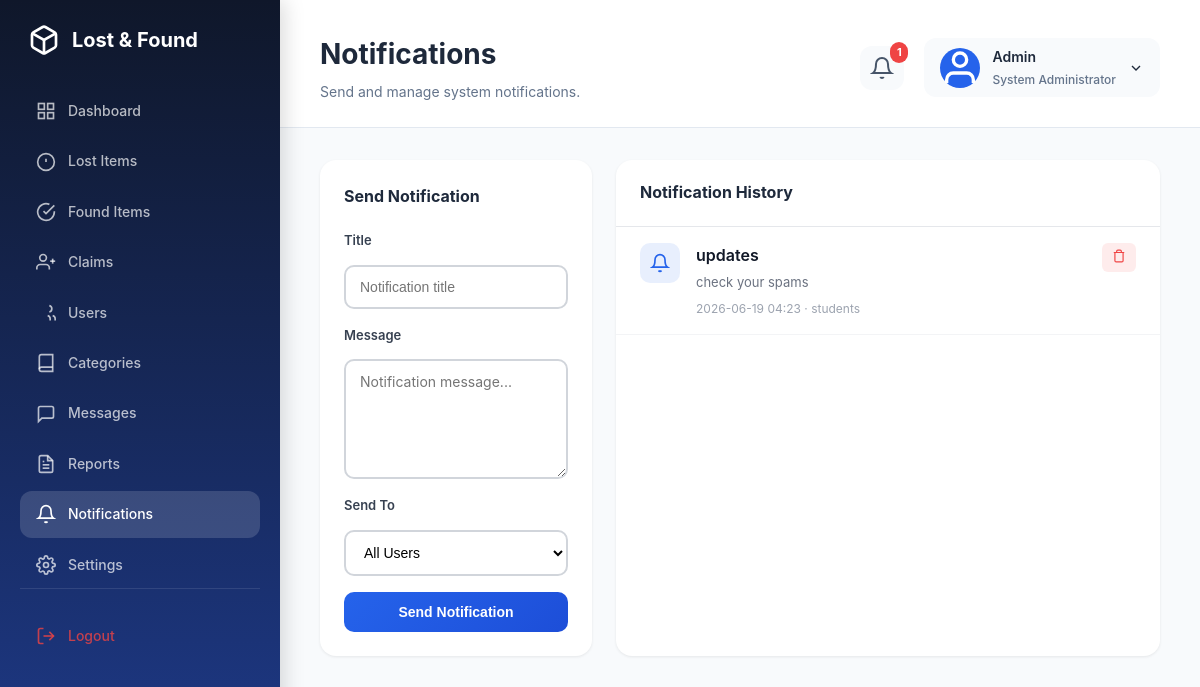
Screenshot of /admin/notifications (signed in) with the database file from the repository.
### tables this page shows
CREATE TABLE notifications (
            id INTEGER PRIMARY KEY AUTOINCREMENT,
            title TEXT NOT NULL,
            message TEXT NOT NULL,
            target TEXT DEFAULT 'all',
            created_at TIMESTAMP DEFAULT CURRENT_TIMESTAMP
        );

### app.py (the view, shortened to what this page needs)
@app.route('/admin/notifications', methods=['GET', 'POST'])
@admin_required
def admin_notifications():
    conn = get_db_connection()
    notifications = conn.execute('SELECT * FROM notifications ORDER BY created_at DESC').fetchall()
    conn.close()
    return render_template('admin/notifications.html', notifications=notifications)

### app.py (called while the page is built, shortened)
@app.context_processor
def inject_unread_messages():
    unread_messages = 0
    if 'user_id' in session:
        conn = get_db_connection()
        if session.get('role') == 'Admin':
            unread_messages = conn.execute('''
                SELECT COUNT(*) as count FROM messages
                WHERE receiver_id = ? AND is_read = 0
            ''', (session['user_id'],)).fetchone()['count']
        conn.close()
    return dict(unread_messages=unread_messages)

def get_db_connection():
    conn = sqlite3.connect('database/lostfound.db')
    conn.row_factory = sqlite3.Row
    return conn

def admin_required(f):
    @wraps(f)
    def decorated_function(*args, **kwargs):
        if 'user_id' not in session:
            return redirect(url_for('login'))
        if session.get('role') != 'Admin':
            flash('Access denied. Admin only.', 'error')
            return redirect(url_for('index'))
        return f(*args, **kwargs)
    return decorated_function

### templates/admin/notifications.html (shortened to what this page needs)
{% extends "admin/base.html" %}
{% block page_title %}Notifications{% endblock %}
{% block welcome_message %}Send and manage system notifications.{% endblock %}
{% block content %}
<div style="display:grid;grid-template-columns:1fr 2fr;gap:24px;">
    <div style="background:white;border-radius:16px;box-shadow:0 1px 3px rgba(0,0,0,0.08);padding:24px;height:fit-content;">
        <h3 style="margin:0 0 20px 0;font-size:16px;font-weight:700;">Send Notification</h3>
        <form method="POST" action="{{ url_for('admin_notifications') }}" style="display:flex;flex-direction:column;gap:16px;">
            <div style="display:flex;flex-direction:column;gap:6px;">
                <label style="font-size:13px;font-weight:600;color:#374151;">Title</label>
                <input type="text" name="title" required placeholder="Notification title" style="padding:12px 14px;border:2px solid #D1D5DB;border-radius:10px;font-size:14px;outline:none;" onfocus="this.style.borderColor='#2563EB'" onblur="this.style.borderColor='#D1D5DB'">
            </div>
            <div style="display:flex;flex-direction:column;gap:6px;">
                <label style="font-size:13px;font-weight:600;color:#374151;">Message</label>
                <textarea name="message" rows="4" required placeholder="Notification message..." style="padding:12px 14px;border:2px solid #D1D5DB;border-radius:10px;font-size:14px;outline:none;resize:vertical;font-family:inherit;" onfocus="this.style.borderColor='#2563EB'" onblur="this.style.borderColor='#D1D5DB'"></textarea>
            </div>
            <div style="display:flex;flex-direction:column;gap:6px;">
                <label style="font-size:13px;font-weight:600;color:#374151;">Send To</label>
                <select name="target" style="padding:12px 14px;border:2px solid #D1D5DB;border-radius:10px;font-size:14px;outline:none;">
                    <option value="all">All Users</option>
                </select>
            </div>
            <button type="submit" style="padding:12px 20px;background:linear-gradient(135deg,#2563EB,#1D4ED8);color:white;border:none;border-radius:10px;font-size:14px;font-weight:600;cursor:pointer;">Send Notification</button>
        </form>
    </div>
    <div style="background:white;border-radius:16px;box-shadow:0 1px 3px rgba(0,0,0,0.08);overflow:hidden;">
        <div style="padding:20px 24px;border-bottom:1px solid #E5E7EB;">
            <h3 style="margin:0;font-size:16px;font-weight:700;">Notification History</h3>
        </div>
        {% if notifications %}
            {% for notif in notifications %}
            <div style="padding:16px 24px;border-bottom:1px solid #F3F4F6;display:flex;gap:16px;align-items:flex-start;">
                <div style="width:40px;height:40px;border-radius:10px;background:rgba(37,99,235,0.1);display:flex;align-items:center;justify-content:center;flex-shrink:0;">
                    <svg width="20" height="20" viewBox="0 0 24 24" fill="none" stroke="#2563EB" stroke-width="2"><path d="M18 8A6 6 0 0 0 6 8c0 7-3 9-3 9h18s-3-2-3-9"/><path d="M13.73 21a2 2 0 0 1-3.46 0"/></svg>
                </div>
                <div style="flex:1;">
                    <div style="font-weight:600;color:#111827;">{{ notif.title }}</div>
                    <div style="font-size:13px;color:#6B7280;margin-top:4px;">{{ notif.message }}</div>
                    <div style="font-size:12px;color:#9CA3AF;margin-top:6px;">{{ notif.created_at[:16] if notif.created_at else '' }} &middot; {{ notif.target }}</div>
                </div>
                <form method="POST" action="{{ url_for('admin_notification_delete', notification_id=notif.id) }}">
                    <button type="submit" style="padding:6px 10px;background:rgba(239,68,68,0.1);color:#EF4444;border:none;border-radius:6px;font-size:12px;cursor:pointer;">
                        <svg width="14" height="14" viewBox="0 0 24 24" fill="none" stroke="currentColor" stroke-width="2"><polyline points="3 6 5 6 21 6"/><path d="M19 6v14a2 2 0 0 1-2 2H7a2 2 0 0 1-2-2V6m3 0V4a2 2 0 0 1 2-2h4a2 2 0 0 1 2 2v2"/></svg>
                    </button>
                </form>
            </div>
            {% endfor %}
        {% else %}
            <div style="padding:40px;text-align:center;color:#9CA3AF;">No notifications sent yet.</div>
        {% endif %}
    </div>
</div>
{% endblock %}

### static/css/style.css (style rules this page uses)
* { margin:0; padding:0; box-sizing:border-box; }
:root { --primary:#2563eb; --primary-deep:#1d4ed8; --primary-light:#3b82f6; --secondary:#10b981; --secondary-deep:#059669; --accent:#f59e0b; --danger:#ef4444; --navy:#111827; --surface:#ffffff; --surface-soft:#f8fbff; --surface-alt:#f1f5f9; --border:#e2e8f0; --border-light:#dbeafe; --text-primary:#1e293b; --text-secondary:#64748b; --text-muted:#94a3b8; --shadow-sm:0 1px 2px rgba(0,0,0,0.05); --shadow-md:0 4px 6px rgba(0,0,0,0.07); --shadow-lg:0 10px 15px rgba(0,0,0,0.1); --shadow-xl:0 20px 25px rgba(0,0,0,0.15); --radius-sm:8px; --radius-md:12px; --radius-lg:16px; --radius-xl:20px; }
body { font-family: 'Segoe UI', -apple-system, BlinkMacSystemFont, Arial, sans-serif; background: radial-gradient(circle at top, rgba(148,163,184,0.12), transparent 25%), linear-gradient(135deg, #f8fbff 0%, #edf4ff 45%, #fdfefe 100%); color:var(--text-primary); line-height:1.6; min-height:100vh; }
label { display:block; font-weight:600; margin-bottom:8px; color:var(--text-primary); }
input, select, textarea { width:100%; border:1px solid var(--border); border-radius:var(--radius-md); padding:12px 16px; font-size:15px; background:var(--surface); transition:border-color 0.3s ease, box-shadow 0.3s ease; }
textarea { min-height:120px; resize:vertical; }

### static/css/admin.css (style rules this page uses)
* { margin: 0; padding: 0; box-sizing: border-box; }
:root { --primary: #2563EB; --primary-dark: #1E3A8A; --success: #22C55E; --warning: #F59E0B; --danger: #EF4444; --purple: #8B5CF6; --cyan: #06B6D4; --gray-900: #1E293B; --gray-800: #334155; --gray-700: #475569; --gray-600: #64748B; --gray-500: #94A3B8; --gray-400: #CBD5E1; --gray-300: #E2E8F0; --gray-200: #F1F5F9; --gray-100: #F8FAFC; --white: #ffffff; --shadow-sm: 0 1px 2px rgba(0, 0, 0, 0.05); --shadow: 0 4px 6px -1px rgba(0, 0, 0, 0.1); --shadow-lg: 0 10px 15px -3px rgba(0, 0, 0, 0.1); --shadow-xl: 0 20px 25px -5px rgba(0, 0, 0, 0.1); --radius-sm: 8px; --radius: 12px; --radius-lg: 16px; --sidebar-gradient: linear-gradient(180deg, #0F172A 0%, #1E3A8A 100%); }
.admin-body { margin: 0; padding: 0; font-family: 'Inter', -apple-system, BlinkMacSystemFont, 'Segoe UI', Roboto, 'Helvetica Neue', Arial, sans-serif; background: #F8FAFC; }

### rows the page displays
notifications: title "updates", message "check your spams", created_at "2026-06-19 04:23", target "students"

### other values shown
{{ unread_messages }} "1"
{{ session.get('name', 'Admin') }} "Admin"
